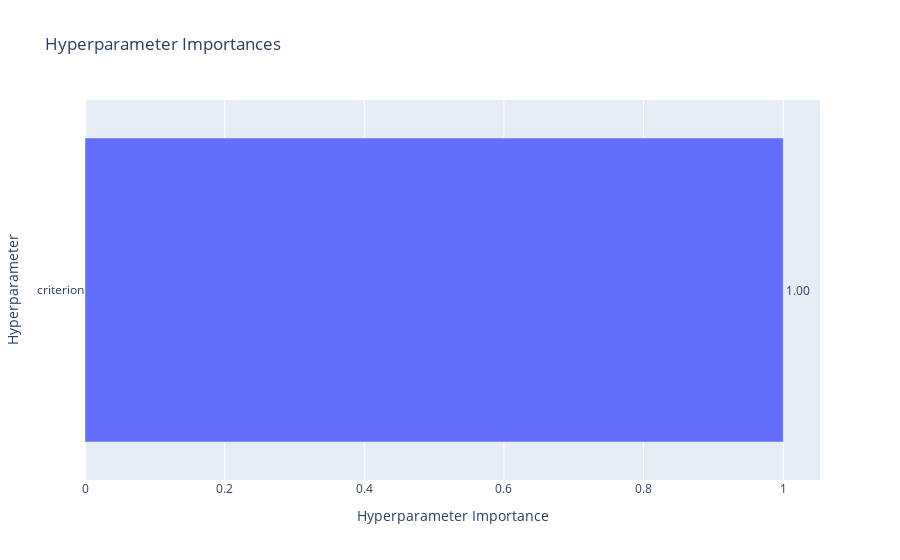

Notebook code for this chart:
### Code cell
evaluator = MeanDecreaseImpurityImportanceEvaluator()
plot_param_importances(study, evaluator=evaluator)

### Figure 1 — Plotly figure (JSON) as saved in the notebook; plotly's stock layout.template omitted (floating-point values rounded to 4 significant figures)
{"data": [{"cliponaxis": false, "hovertemplate": ["criterion (CategoricalDistribution): 1.0<extra></extra>"], "name": "Objective Value", "orientation": "h", "text": ["1.00"], "textposition": "outside", "type": "bar", "x": [1], "y": ["criterion"]}], "layout": {"title": {"text": "Hyperparameter Importances"}, "xaxis": {"title": {"text": "Hyperparameter Importance"}}, "yaxis": {"title": {"text": "Hyperparameter"}}}}
